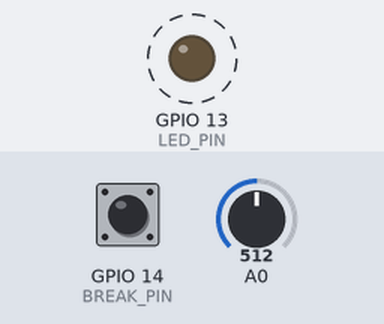
The sketch below on a simulated ESP8266 (NodeMCU). Shown: output pins drawn as LEDs (lit = HIGH). Dashed ring = blinking. The inputs (shaded band) are chosen by the test bench; at power-on: GPIO 14 (BREAK_PIN) HIGH, A0 = 512. WiFi joins after 1.5 s; servers stay silent unless stated; what the sketch prints to the serial monitor is not drawn.

Above: at 2.1 s.
Timing chart, 0 to 6.1 s (numbered marks = the images above):
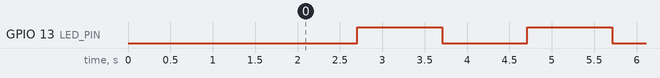

Measured:
- by itself, GPIO 13 (LED_PIN): alternates HIGH for 1.0 s and LOW for 1.0 s

The sketch:

WifiClient.ino
```cpp
#include <ESP8266WiFi.h>
#include <Arduino_JSON.h>

JSONVar myJSON;

WiFiServer server(5001);
WiFiClient wificlient;
String request;
char   ch_O, ch_K;
bool is_LED_on;
unsigned long lasttime_led = millis();

#define BREAK_PIN     14    // D5
#define LED_PIN       13    // D7

void setup() {
  pinMode(LED_PIN, OUTPUT);
  Serial.begin(57600);
  WiFi.enableAP(false);
  WiFi.mode(WIFI_STA);
  WiFi.begin("Ripstick","hello5239612");
  while (WiFi.status() != WL_CONNECTED) {
    delay(500);
    Serial.print(".");
  }

  Serial.println("");
  Serial.println("WiFi connected");
  Serial.println("IP address: ");
  Serial.println(WiFi.localIP());

  WiFi.setAutoReconnect(true);
  WiFi.persistent(true);

  pinMode(BREAK_PIN, INPUT_PULLUP);  // D5
  digitalWrite(LED_PIN, LOW);
}

void loop() {
  //static bool is_LED_on = true;
  //static unsigned long lasttime_led = millis();
  //static int nn = 0;
  int analogread;

  if (!wificlient.connect("192.168.4.1", 5001)) {
    Serial.println("Connection to Ripstick server FAILED");
    delay(1000);
    return;
  }

  analogread = analogRead(A0) * 4;
  if (analogread > 1000) {
    analogread = 1000;
  }
  myJSON["mag"] = analogread;
  myJSON["but"] = digitalRead(BREAK_PIN); // D5
  Serial.println(myJSON);


  request = "";
  wificlient.println(myJSON);
  wificlient.flush();
  request += char(wificlient.read());
  request += char(wificlient.read());
  //Serial.println(request);

//  if (request.equals( "OK")) {
  //   Serial.println("Success " + String(nn));
  //} // else no power to the motor

  // nn = nn + 1;

  if ( (millis()-lasttime_led) > 1000) {
    if (is_LED_on) {
      is_LED_on = false;
      digitalWrite(LED_PIN, HIGH);
    } else {
      is_LED_on = true;
      digitalWrite(LED_PIN, LOW);
    }
    lasttime_led = millis();
  }
}
```
